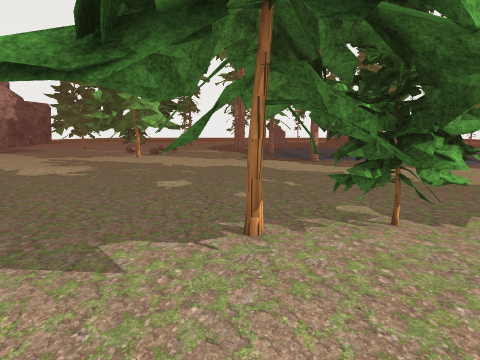
view 1 (above)

21 first-person views from a walk through a 3-D level made in the Unity game engine. The camera is 1.3 m above the floor, tilts 10° down and sees 85° across. The floor is counted in squares, 1 m on a side. Each view is taken from the middle of a square. On the plan, view 1 faces up. The plan holds only what a view shows up to about 13 squares ahead; the rest is blank. The place goes on beyond the plan. The player is left out. Some surface patterns are stand-ins.

view 2
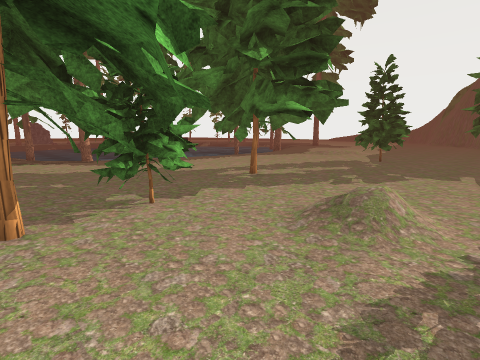

view 3
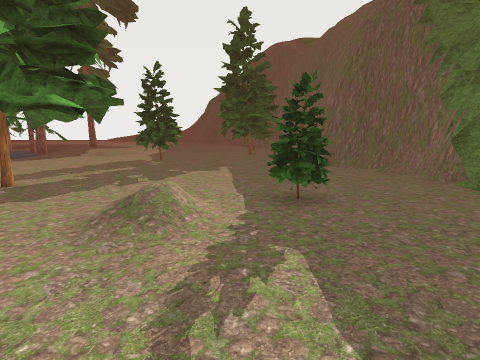

view 4
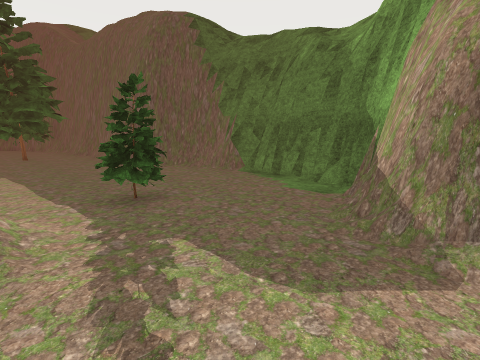

view 5
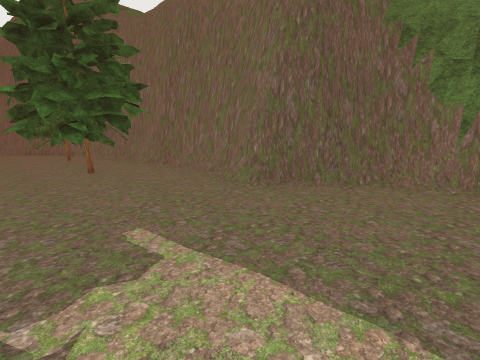

view 6
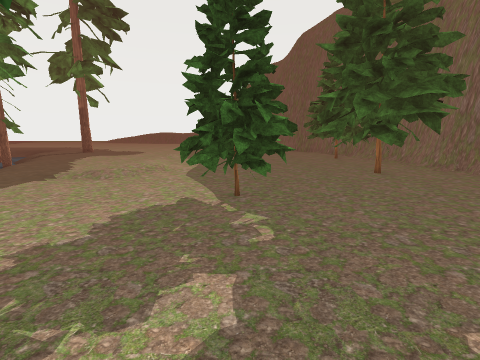

view 7
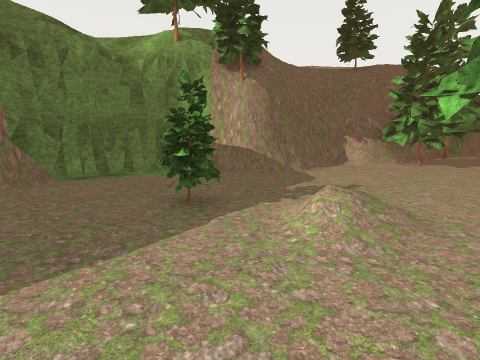

view 8
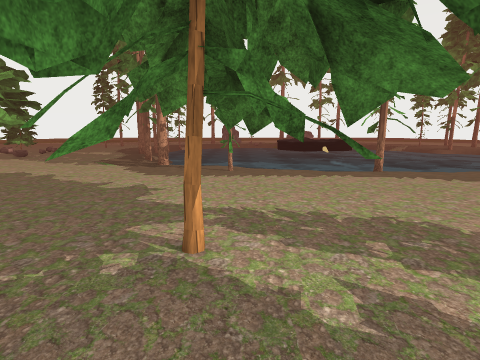

view 9
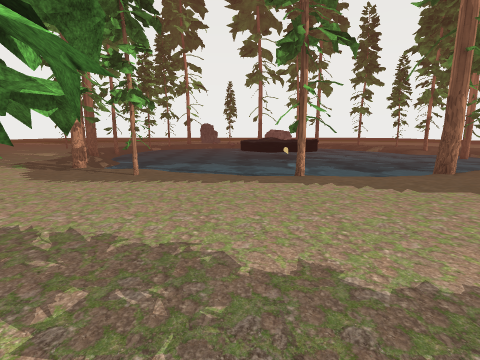

view 10
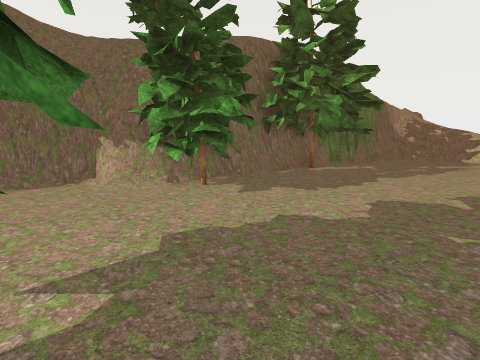

view 11
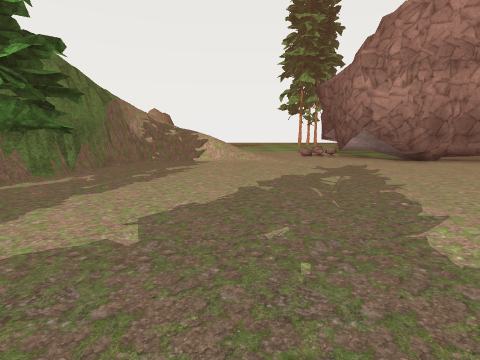

view 12
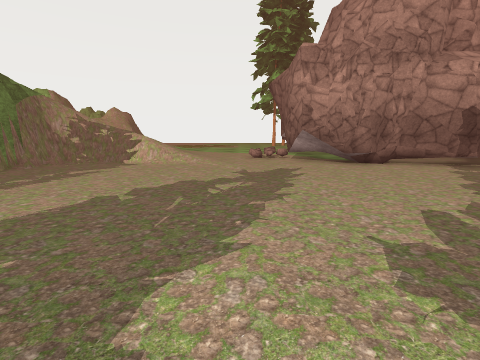

view 13
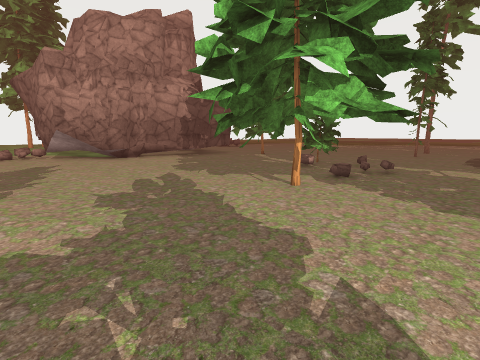

view 14
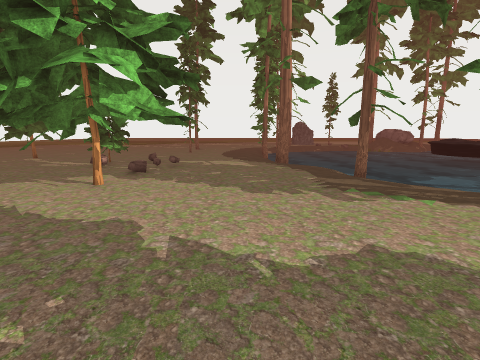

view 15
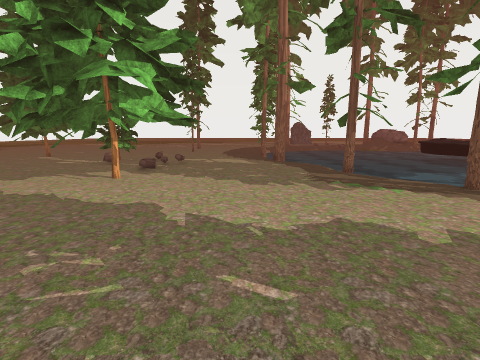

view 16
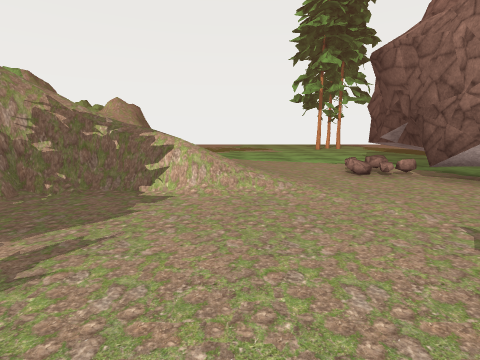

view 17
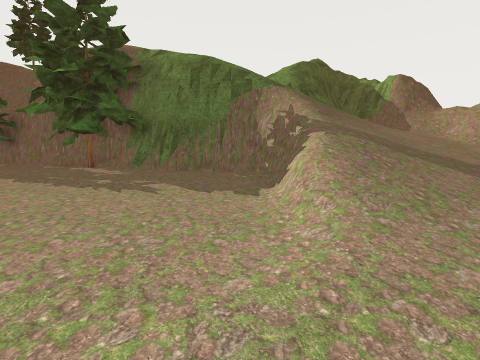

view 18
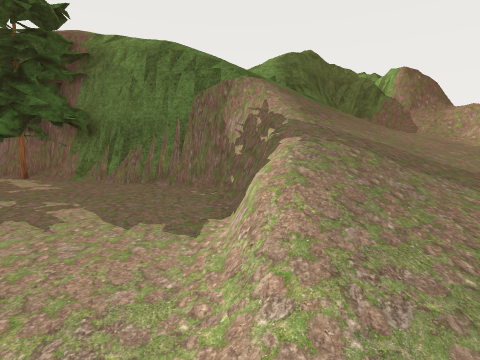

view 19
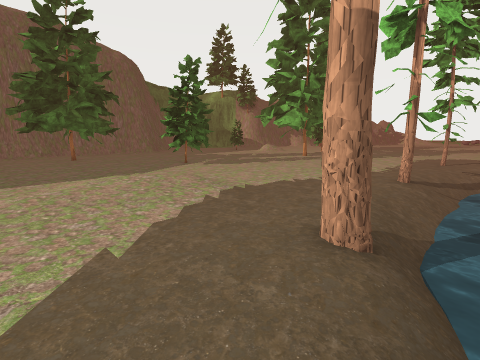

view 20
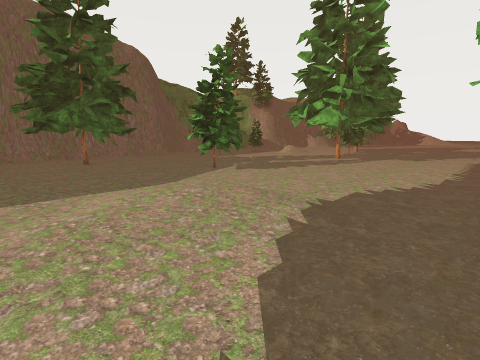

view 21
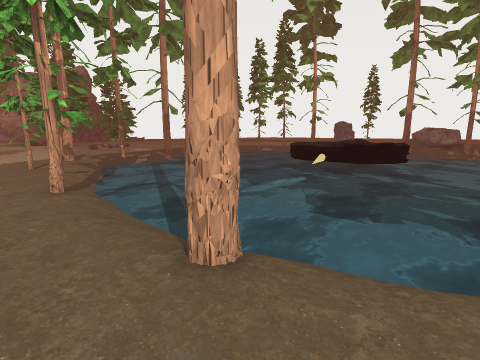

### Floor plan
Key: @ floor where view 1 was taken; # wall or solid block; x gap in a wall; . main floor; : floor 0.25 m higher than the main floor; + floor 3.75 m higher than the main floor; * floor 5.25 m higher than the main floor; / step, stairs or slope; = window, fence, low wall or low ledge; ~ water the walk can cross; ≈ water the walk keeps out of; v drop or lower ground; T thing the floor can be seen under or through; O other object.
Columns run from 20 left of view 1 to 20 right of it. Each row starts with its distance up from view 1.
 17     ##....... #.......= ≈≈≈≈≈   ≈≈≈≈≈≈≈≈
 16    ##........##........  ≈≈≈≈≈≈≈≈≈≈≈≈≈≈≈
 15    ##........##.#....../  ≈≈≈≈≈≈≈≈≈≈≈≈≈≈
 14    ##.......##.#........ /≈≈≈≈≈≈≈≈≈≈≈≈≈≈
 13    ##...................#..//≈≈≈≈≈≈≈≈~//.
 12 #####......................#.////////#...
 11 O##........................#.../#/.......
 10 .........................................
  9 .........................................
  8 .........................................
  7 :///.......................T......../:::.
  6 ////.......................T.........//..
  5 ///=.................TT..TTTTT...........
  4 ///=...............#.TTT....TT...TT......
  3 ///v...............TTTTT.........TT......
  2 ///v...............T.T ..........TT......
  1 ////#=...##... #........//...............
  0 ////#######...###...@...//......... ###..
 -1   ////v##########..................####..
 -2       //v# vvv###=.......#.........#.##xx
 -3 ==/        */ ####===....................
 -4 =#/           ##v#####..........#=....==#
 -5 v//            ///+v###.......###########
 -6  =              ///v###......##vvvv  vvvv
 -7                  //  #########vv/ v
 -8                      ##   #   v/
 -9                             v//

Where each view was taken, in squares from view 1:
view 1: 0 up, 0 right, facing up
view 2: 1 down, 0 right, facing up-right
view 3: 1 down, 0 right, facing right
view 4: 0 up, 0 right, facing down-right
view 5: 1 up, 7 right, facing down-right
view 6: 3 up, 8 right, facing right
view 7: 2 up, 8 right, facing down-left
view 8: 2 up, 7 right, facing up
view 9: 3 up, 10 right, facing up
view 10: 5 up, 1 left, facing down-left
view 11: 6 up, 4 left, facing left
view 12: 9 up, 5 left, facing left
view 13: 9 up, 2 left, facing up-left
view 14: 8 up, 2 left, facing up
view 15: 7 up, 2 left, facing up
view 16: 6 up, 11 left, facing left
view 17: 10 up, 16 left, facing down
view 18: 8 up, 17 left, facing down
view 19: 13 up, 20 right, facing down-left
view 20: 11 up, 20 right, facing down-left
view 21: 10 up, 19 right, facing up-left
